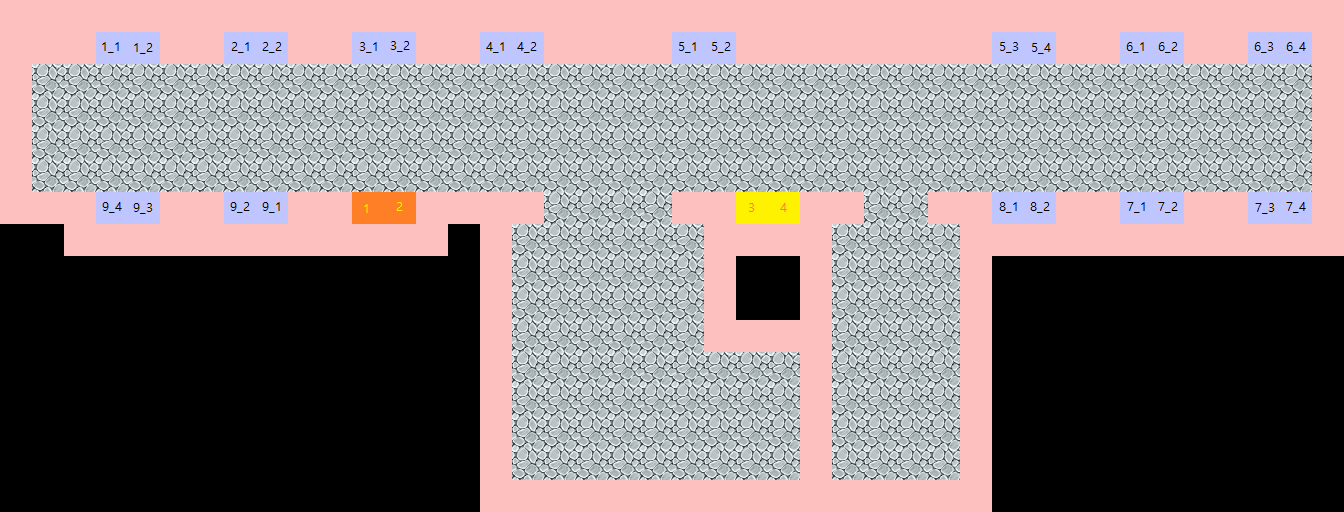

This is a level from a 2D game, rendered from its Tiled map with the project's own tilesets. A one-line summary and the map file follow, with tile-layer data summarised:
An orthogonal 42x16 tile map with 32x32 px tiles, 3 tile layers (Background, Items, MetaInfo), 2 tilesets and 31 objects (003_01, 005_01, 001_01, 006_01, 004_01, ...).

<map version="1.2" tiledversion="1.2.2" orientation="orthogonal" renderorder="right-down" width="42" height="16" tilewidth="32" tileheight="32" infinite="0" nextlayerid="5" nextobjectid="75">
 <tileset firstgid="1" name="Meta" tilewidth="32" tileheight="32" spacing="1" margin="1" tilecount="60" columns="12">
  <image source="metaset.png" width="397" height="166" />
  <tile id="0">
   <properties>
    <property name="Wall" value="YES" />
   </properties>
  </tile>
  <tile id="1">
   <properties>
    <property name="Items" value="YES" />
   </properties>
  </tile>
  <tile id="2">
   <properties>
    <property name="Destination" value="TileMaps/LectureRoom_801.tmx" />
    <property name="Entrance" value="YES" />
   </properties>
  </tile>
  <tile id="3">
   <properties>
    <property name="Destination" value="TileMaps/LectureRoom_802.tmx" />
    <property name="Entrance" value="YES" />
   </properties>
  </tile>
  <tile id="4">
   <properties>
    <property name="Destination" value="TileMaps/LectureRoom_803.tmx" />
    <property name="Entrance" value="YES" />
   </properties>
  </tile>
  <tile id="5">
   <properties>
    <property name="Destination" value="TileMaps/LectureRoom_804.tmx" />
    <property name="Entrance" value="YES" />
   </properties>
  </tile>
  <tile id="12">
   <properties>
    <property name="Code" value="1" />
    <property name="Destination" value="001" />
    <property name="Entrance" value="YES" />
   </properties>
  </tile>
  <tile id="13">
   <properties>
    <property name="Code" value="1" />
    <property name="Destination" value="002" />
    <property name="Entrance" value="YES" />
   </properties>
  </tile>
  <tile id="14">
   <properties>
    <property name="Code" value="1" />
    <property name="Destination" value="003" />
    <property name="Entrance" value="YES" />
   </properties>
  </tile>
  <tile id="15">
   <properties>
    <property name="Code" value="1" />
    <property name="Destination" value="004" />
    <property name="Entrance" value="YES" />
   </properties>
  </tile>
  <tile id="16">
   <properties>
    <property name="Code" value="1" />
    <property name="Destination" value="005" />
    <property name="Entrance" value="YES" />
   </properties>
  </tile>
  <tile id="17">
   <properties>
    <property name="Code" value="1" />
    <property name="Destination" value="006" />
    <property name="Entrance" value="YES" />
   </properties>
  </tile>
  <tile id="18">
   <properties>
    <property name="Code" value="1" />
    <property name="Destination" value="007" />
    <property name="Entrance" value="YES" />
   </properties>
  </tile>
  <tile id="19">
   <properties>
    <property name="Code" value="1" />
    <property name="Destination" value="008" />
    <property name="Entrance" value="YES" />
   </properties>
  </tile>
  <tile id="20">
   <properties>
    <property name="Code" value="1" />
    <property name="Destination" value="009" />
    <property name="Entrance" value="YES" />
   </properties>
  </tile>
  <tile id="21">
   <properties>
    <property name="Code" value="1" />
   </properties>
  </tile>
  <tile id="24">
   <properties>
    <property name="Code" value="2" />
    <property name="Destination" value="001" />
    <property name="Entrance" value="YES" />
   </properties>
  </tile>
  <tile id="25">
   <properties>
    <property name="Code" value="2" />
    <property name="Destination" value="002" />
    <property name="Entrance" value="YES" />
   </properties>
  </tile>
  <tile id="26">
   <properties>
    <property name="Code" value="2" />
    <property name="Destination" value="003" />
    <property name="Entrance" value="YES" />
   </properties>
  </tile>
  <tile id="27">
   <properties>
    <property name="Code" value="2" />
    <property name="Destination" value="004" />
    <property name="Entrance" value="YES" />
   </properties>
  </tile>
  <tile id="28">
   <properties>
    <property name="Code" value="2" />
    <property name="Destination" value="005" />
    <property name="Entrance" value="YES" />
   </properties>
  </tile>
  <tile id="29">
   <properties>
    <property name="Code" value="2" />
    <property name="Destination" value="006" />
    <property name="Entrance" value="YES" />
   </properties>
  </tile>
  <tile id="30">
   <properties>
    <property name="Code" value="2" />
    <property name="Destination" value="007" />
    <property name="Entrance" value="YES" />
   </properties>
  </tile>
  <tile id="31">
   <properties>
    <property name="Code" value="2" />
    <property name="Destination" value="008" />
    <property name="Entrance" value="YES" />
   </properties>
  </tile>
  <tile id="32">
   <properties>
    <property name="Code" value="2" />
    <property name="Destination" value="009" />
    <property name="Entrance" value="YES" />
   </properties>
  </tile>
  <tile id="33">
   <properties>
    <property name="Code" value="2" />
   </properties>
  </tile>
  <tile id="36">
   <properties>
    <property name="Code" value="1" />
    <property name="Destination" value="toiret" />
    <property name="Entrance" value="YES" />
   </properties>
  </tile>
  <tile id="37">
   <properties>
    <property name="Code" value="1" />
    <property name="Destination" value="stair" />
    <property name="Entrance" value="YES" />
   </properties>
  </tile>
  <tile id="38">
   <properties>
    <property name="Code" value="3" />
   </properties>
  </tile>
  <tile id="39">
   <properties>
    <property name="Code" value="3" />
   </properties>
  </tile>
  <tile id="40">
   <properties>
    <property name="Code" value="3" />
    <property name="Destination" value="005" />
    <property name="Entrance" value="YES" />
   </properties>
  </tile>
  <tile id="41">
   <properties>
    <property name="Code" value="3" />
    <property name="Destination" value="006" />
    <property name="Entrance" value="YES" />
   </properties>
  </tile>
  <tile id="42">
   <properties>
    <property name="Code" value="3" />
    <property name="Destination" value="007" />
    <property name="Entrance" value="YES" />
   </properties>
  </tile>
  <tile id="43">
   <properties>
    <property name="Code" value="3" />
   </properties>
  </tile>
  <tile id="44">
   <properties>
    <property name="Code" value="3" />
    <property name="Destination" value="009" />
    <property name="Entrance" value="YES" />
   </properties>
  </tile>
  <tile id="45">
   <properties>
    <property name="Code" value="3" />
   </properties>
  </tile>
  <tile id="48">
   <properties>
    <property name="Code" value="2" />
    <property name="Destination" value="toiret" />
    <property name="Entrance" value="YES" />
   </properties>
  </tile>
  <tile id="49">
   <properties>
    <property name="Code" value="2" />
    <property name="Destination" value="stair" />
    <property name="Entrance" value="YES" />
   </properties>
  </tile>
  <tile id="50">
   <properties>
    <property name="Code" value="4" />
   </properties>
  </tile>
  <tile id="51">
   <properties>
    <property name="Code" value="4" />
   </properties>
  </tile>
  <tile id="52">
   <properties>
    <property name="Code" value="4" />
    <property name="Destination" value="005" />
    <property name="Entrance" value="YES" />
   </properties>
  </tile>
  <tile id="53">
   <properties>
    <property name="Code" value="4" />
    <property name="Destination" value="006" />
    <property name="Entrance" value="YES" />
   </properties>
  </tile>
  <tile id="54">
   <properties>
    <property name="Code" value="4" />
    <property name="Destination" value="007" />
    <property name="Entrance" value="YES" />
   </properties>
  </tile>
  <tile id="55">
   <properties>
    <property name="Code" value="4" />
   </properties>
  </tile>
  <tile id="56">
   <properties>
    <property name="Code" value="4" />
    <property name="Destination" value="009" />
    <property name="Entrance" value="YES" />
   </properties>
  </tile>
  <tile id="57">
   <properties>
    <property name="Code" value="4" />
   </properties>
  </tile>
 </tileset>
 <tileset firstgid="61" name="RPGmaker tile" tilewidth="32" tileheight="32" tilecount="2016" columns="32">
  <image source="RPGmaker tile.png" width="1024" height="2016" />
 </tileset>
 <layer id="1" name="Background" width="42" height="16">
  <properties>
   <property name="Address" value="TileMaps/KonyangUniv.Daejeon/JukhunDigitalFacilitie/floor_07/" />
  </properties>
  <data>[672 cells, 391 non-empty, 4 distinct tile ids]</data>
 </layer>
 <objectgroup id="2" name="Objects">
  <properties>
   <property name="Name" value="죽헌정보관 7층" />
   <property name="Place" value="floor" />
  </properties>
  <object id="19" name="003_01" x="352" y="32" width="32" height="32" />
  <object id="20" name="005_01" x="672" y="32" width="32" height="32" />
  <object id="23" name="001_01" x="96" y="32" width="32" height="32" />
  <object id="25" name="006_01" x="1120" y="32" width="32" height="32" />
  <object id="26" name="004_01" x="480" y="32" width="32" height="32" />
  <object id="32" name="002_01" x="224" y="32" width="32" height="32" />
  <object id="34" name="SpawnPoint" x="544" y="128" width="32" height="32" />
  <object id="36" name="001_02" x="128" y="32" width="32" height="32" />
  <object id="37" name="002_02" x="256" y="32" width="32" height="32" />
  <object id="38" name="003_02" x="384" y="32" width="32" height="32" />
  <object id="39" name="004_02" x="512" y="32" width="32" height="32" />
  <object id="40" name="005_02" x="704" y="32" width="32" height="32" />
  <object id="43" name="005_04" x="1024" y="32" width="32" height="32" />
  <object id="44" name="005_03" x="992" y="32" width="32" height="32" />
  <object id="45" name="006_02" x="1152" y="32" width="32" height="32" />
  <object id="46" name="006_03" x="1248" y="32" width="32" height="32" />
  <object id="47" name="006_04" x="1280" y="32" width="32" height="32" />
  <object id="61" name="007_04" x="1280" y="192" width="32" height="32" />
  <object id="62" name="007_02" x="1152" y="192" width="32" height="32" />
  <object id="63" name="007_01" x="1120" y="192" width="32" height="32" />
  <object id="64" name="007_03" x="1248" y="192" width="32" height="32" />
  <object id="65" name="008_02" x="1024" y="192" width="32" height="32" />
  <object id="66" name="008_01" x="992" y="192" width="32" height="32" />
  <object id="67" name="stair_01" x="736" y="192" width="32" height="32" />
  <object id="68" name="stair_02" x="768" y="192" width="32" height="32" />
  <object id="69" name="009_01" x="256" y="192" width="32" height="32" />
  <object id="70" name="009_02" x="224" y="192" width="32" height="32" />
  <object id="71" name="009_03" x="128" y="192" width="32" height="32" />
  <object id="72" name="009_04" x="96" y="192" width="32" height="32" />
  <object id="73" name="toiret_01" x="352" y="192" width="32" height="32" />
  <object id="74" name="toiret_02" x="384" y="192" width="32" height="32" />
 </objectgroup>
 <layer id="3" name="Items" width="42" height="16">
  <data>[672 cells, 0 non-empty, 0 distinct tile ids]</data>
 </layer>
 <layer id="4" name="MetaInfo" width="42" height="16">
  <data>[672 cells, 199 non-empty, 31 distinct tile ids]</data>
 </layer>
</map>
